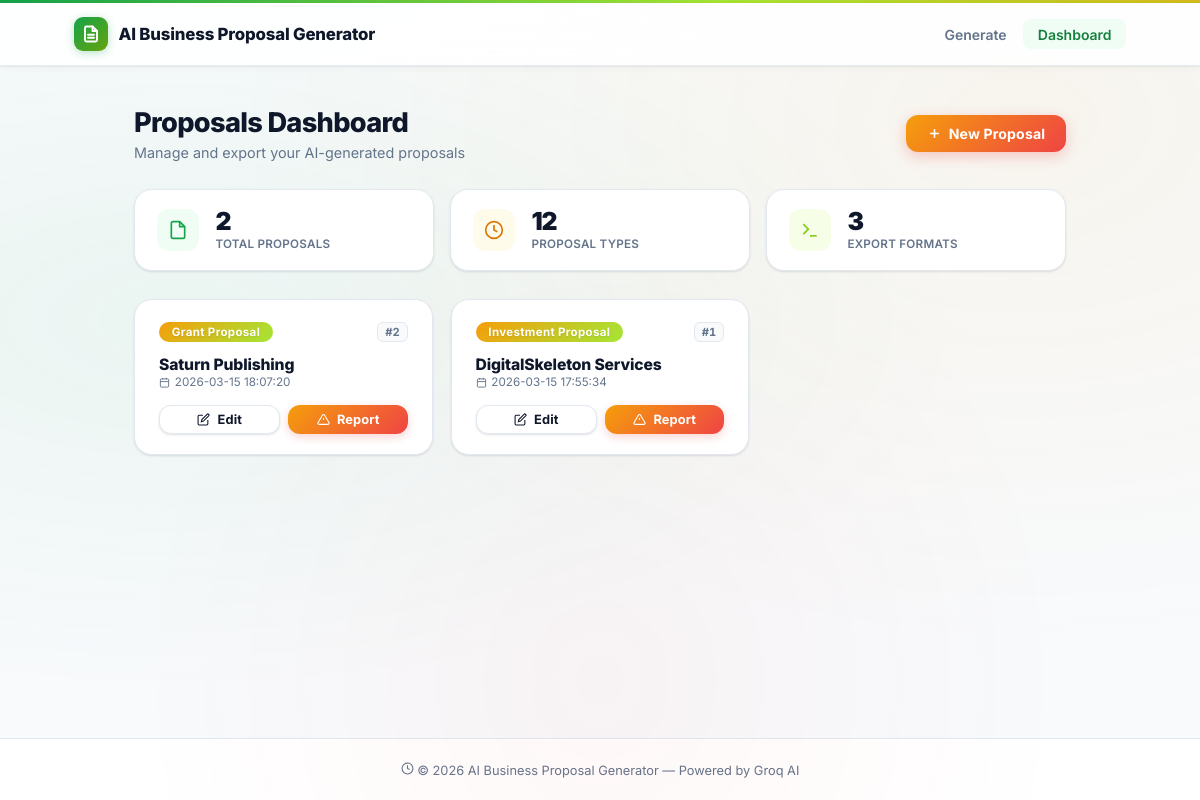
/dashboard, run on the app's committed database.
### tables this page shows
CREATE TABLE proposals (
                id INTEGER PRIMARY KEY AUTOINCREMENT,
                business_name TEXT,
                proposal_type TEXT,
                content TEXT,
                created_at TEXT
            , service TEXT, target_market TEXT);

### app.py (the view)
@app.route("/dashboard")
def dashboard():
    db = get_db()
    proposals = db.execute("SELECT * FROM proposals ORDER BY created_at DESC").fetchall()
    return render_template("dashboard.html", proposals=proposals)

### app.py (called while the page is built)
def get_db():
    db = getattr(g, "_database", None)
    if db is None:
        db = g._database = sqlite3.connect(DATABASE)
        db.row_factory = sqlite3.Row
    return db

@app.teardown_appcontext
def close_connection(exception):
    db = getattr(g, "_database", None)
    if db is not None:
        db.close()

### templates/dashboard.html (shortened to what this page needs)
{% extends "base.html" %}
{% block content %}
<div class="dash-header">
  <div>
    <h1 class="page-title">Proposals Dashboard</h1>
    <p class="page-subtitle">Manage and export your AI-generated proposals</p>
  </div>
  <a href="{{ url_for('index') }}" class="btn btn-primary">
    <svg width="15" height="15" fill="none" stroke="currentColor" stroke-width="2.5" viewBox="0 0 24 24"><line x1="12" y1="5" x2="12" y2="19"/><line x1="5" y1="12" x2="19" y2="12"/></svg>
    New Proposal
  </a>
</div>
<div class="dash-stats">
  <div class="stat-card">
    <div class="stat-icon stat-icon-green">
      <svg width="20" height="20" fill="none" stroke="currentColor" stroke-width="2" viewBox="0 0 24 24"><path d="M14 2H6a2 2 0 0 0-2 2v16a2 2 0 0 0 2 2h12a2 2 0 0 0 2-2V8z"/><polyline points="14 2 14 8 20 8"/></svg>
    </div>
    <div>
      <div class="stat-value">{{ proposals|length }}</div>
      <div class="stat-label">Total Proposals</div>
    </div>
  </div>
  <div class="stat-card">
    <div class="stat-icon stat-icon-yellow">
      <svg width="20" height="20" fill="none" stroke="currentColor" stroke-width="2" viewBox="0 0 24 24"><circle cx="12" cy="12" r="10"/><polyline points="12 6 12 12 16 14"/></svg>
    </div>
    <div>
      <div class="stat-value">12</div>
      <div class="stat-label">Proposal Types</div>
    </div>
  </div>
  <div class="stat-card">
    <div class="stat-icon stat-icon-lemon">
      <svg width="20" height="20" fill="none" stroke="currentColor" stroke-width="2" viewBox="0 0 24 24"><polyline points="4 17 10 11 4 5"/><line x1="12" y1="19" x2="20" y2="19"/></svg>
    </div>
    <div>
      <div class="stat-value">3</div>
      <div class="stat-label">Export Formats</div>
    </div>
  </div>
</div>
{% if proposals %}
<div class="proposals-grid" id="proposals-grid">
  {% for p in proposals %}
  <div class="proposal-card" id="card-{{ p.id }}">
    <div class="proposal-card-top">
      <span class="badge">{{ p.proposal_type }}</span>
      <span class="proposal-card-id">#{{ p.id }}</span>
    </div>
    <div>
      <div class="proposal-card-name">{{ p.business_name }}</div>
      <div class="proposal-card-date">
        <svg width="11" height="11" fill="none" stroke="currentColor" stroke-width="2" viewBox="0 0 24 24"><rect x="3" y="4" width="18" height="18" rx="2" ry="2"/><line x1="16" y1="2" x2="16" y2="6"/><line x1="8" y1="2" x2="8" y2="6"/><line x1="3" y1="10" x2="21" y2="10"/></svg>
        {{ p.created_at }}
      </div>
    </div>
    <div class="proposal-card-actions">
      <a href="{{ url_for('edit', proposal_id=p.id) }}" class="btn btn-outline btn-sm">
        <svg width="13" height="13" fill="none" stroke="currentColor" stroke-width="2" viewBox="0 0 24 24"><path d="M11 4H4a2 2 0 0 0-2 2v14a2 2 0 0 0 2 2h14a2 2 0 0 0 2-2v-7"/><path d="M18.5 2.5a2.121 2.121 0 0 1 3 3L12 15l-4 1 1-4 9.5-9.5z"/></svg>
        Edit
      </a>
      <button class="btn btn-report btn-sm" onclick="toggleReport({{ p.id }}, '{{ p.business_name | e }}')">
        <svg width="13" height="13" fill="none" stroke="currentColor" stroke-width="2" viewBox="0 0 24 24"><path d="M10.29 3.86L1.82 18a2 2 0 0 0 1.71 3h16.94a2 2 0 0 0 1.71-3L13.71 3.86a2 2 0 0 0-3.42 0z"/><line x1="12" y1="9" x2="12" y2="13"/><line x1="12" y1="17" x2="12.01" y2="17"/></svg>
        Report
      </button>
    </div>
  </div>
  {% endfor %}
</div>
{% endif %}
{% endblock %}

### templates/base.html (shortened to what this page needs)
<!DOCTYPE html>
<html lang="en">
<head>
  <link rel="stylesheet" href="{{ url_for('static', filename='style.css') }}" />
</head>
<body>
  <header class="site-header">
    <div class="header-inner">
      <a href="{{ url_for('index') }}" class="logo">
        <span class="logo-icon">
        </span>
        AI Business Proposal Generator
      </a>
      <nav class="site-nav">
        <a href="{{ url_for('index') }}" {% if request.endpoint == 'index' %}style="background:var(--green-bg);color:var(--green-dark);"{% endif %}>Generate</a>
        <a href="{{ url_for('dashboard') }}" {% if request.endpoint == 'dashboard' %}style="background:var(--green-bg);color:var(--green-dark);"{% endif %}>Dashboard</a>
      </nav>
    </div>
  </header>
  <main class="main-content">
    {% block content %}{% endblock %}
  </main>
  <footer class="site-footer">
    <span>
      <svg width="13" height="13" fill="none" stroke="currentColor" stroke-width="2" viewBox="0 0 24 24"><path d="M12 2a10 10 0 1 0 10 10A10 10 0 0 0 12 2z"/><path d="M12 6v6l4 2"/></svg>
      &copy; 2026 AI Business Proposal Generator &mdash; Powered by Groq AI
    </span>
  </footer>
</body>
</html>

### data on the page
proposals: proposal_type "Grant Proposal", id "2", business_name "Saturn Publishing", created_at "2026-03-15 18:07:20"
proposals: proposal_type "Investment Proposal", id "1", business_name "DigitalSkeleton Services", created_at "2026-03-15 17:55:34"

### other printed values
{{ proposals|length }} "2"
